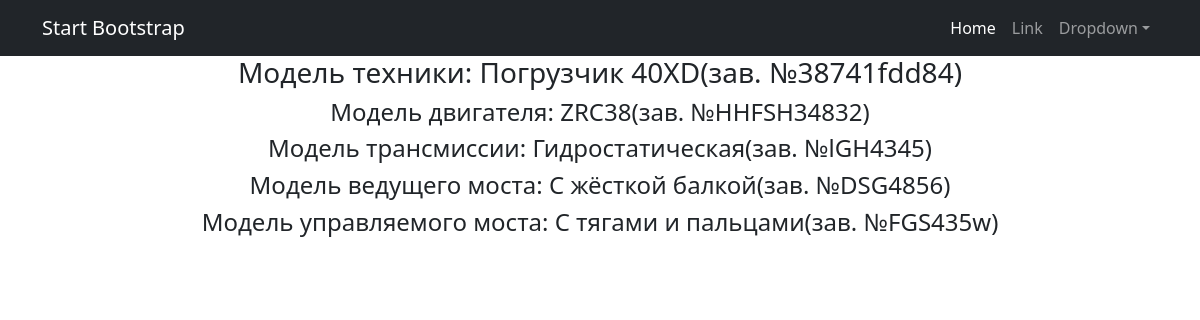
The app's page /machine/3 with its own data.
### serviceBook/models.py (models this page shows, shortened)
class Machine(models.Model):
    zavNumberMachine = models.CharField(max_length=20, unique=True)
    modelMachine = models.ForeignKey(
        Manual,
        on_delete=models.CASCADE,
        limit_choices_to={'nameClass': 'MMC'},
        related_name='modelMachine')
    modelMotor = models.ForeignKey(
        Manual,
        on_delete=models.CASCADE,
        limit_choices_to={'nameClass': 'MMT'},
        related_name='modelMotor')
    zavNumberMotor = models.CharField(max_length=20)
    modelTransmission = models.ForeignKey(
        Manual,
        on_delete=models.CASCADE,
        limit_choices_to={'nameClass': 'MT'},
        related_name='modelTransmission')
    zavNumberTransmission = models.CharField(max_length=20)
    modelDriveAxile = models.ForeignKey(
        Manual,
        on_delete=models.CASCADE,
        limit_choices_to={'nameClass': 'MDA'},
        related_name='modelDriveAxile')
    zavNumberDA = models.CharField(max_length=20)
    modelControllAxile = models.ForeignKey(
        Manual,
        on_delete=models.CASCADE,
        limit_choices_to={'nameClass': 'MCA'},
        related_name='modelControllAxile')
    zavNumberCA = models.CharField(max_length=20)
    deliveryContract = models.CharField(max_length=50)
    shipDate = models.DateTimeField(default=datetime.today)
    recipient = models.CharField(max_length=100)
    deliveryAddress = models.CharField(max_length=150)
    package = models.TextField(blank=True)
    client = models.CharField(max_length=150)
    serviceCompany = models.ForeignKey(Service, on_delete=models.CASCADE, related_name='serviceCompany')

class Manual(models.Model):
    modelMachine = 'MMC'
    modelMotor = 'MMT'
    modelTransmission = 'MT'
    modelDriveAxile = 'MDA'
    modelControllAxile = 'MCA'
    typeTO = 'TTO'
    failureNode = 'FND'
    wayToRecover = 'WTR'
    CHOICES = [
        (modelMachine, 'Модель техники'),
        (modelMotor, 'Модель двигателя'),
        (modelTransmission, 'Модель трансмиссии'),
        (modelDriveAxile, 'Модель ведущего моста'),
        (modelControllAxile, 'Модель управляемого моста'),
        (typeTO, 'Вид ТО'),
        (failureNode, 'Узел отказа'),
        (wayToRecover, 'Способ восстановления'),
    ]
    nameClass = models.CharField(max_length=3, choices=CHOICES, default=modelMachine)
    name = models.CharField(max_length=100)
    descriptions = models.TextField()
    def __str__(self):
        return f'{self.name}'

### serviceBook/views.py (the view)
# urls.py: path('machine/<int:pk>', OneMachineDetail.as_view(), name='machine_detail'),
class OneMachineDetail(DetailView):
    queryset = Machine.objects.all()
    template_name = 'one_machine.html'
    context_object_name = 'machine'

### templates/one_machine.html (shortened to what this page needs)
{% extends 'flatpages/default.html' %}
{% block content %}
    <h3>Модель техники: {{ machine.modelMachine }}(зав. №{{ machine.zavNumberMachine }})</h3>
    <h4>Модель двигателя: {{ machine.modelMotor }}(зав. №{{ machine.zavNumberMotor }})</h4>
    <h4>Модель трансмиссии: {{ machine.modelTransmission }}(зав. №{{ machine.zavNumberTransmission }})</h4>
    <h4>Модель ведущего моста: {{ machine.modelDriveAxile }}(зав. №{{ machine.zavNumberDA }})</h4>
    <h4>Модель управляемого моста: {{ machine.modelControllAxile }}(зав. №{{ machine.zavNumberCA }})</h4>
{% endblock content %}

### records on screen
Machine: modelMachine "Погрузчик 40XD", zavNumberMachine "38741fdd84", modelMotor "ZRC38", zavNumberMotor "HHFSH34832", modelTransmission "Гидростатическая", zavNumberTransmission "lGH4345", modelDriveAxile "С жёсткой балкой", zavNumberDA "DSG4856", modelControllAxile "С тягами и пальцами", zavNumberCA "FGS435w"
